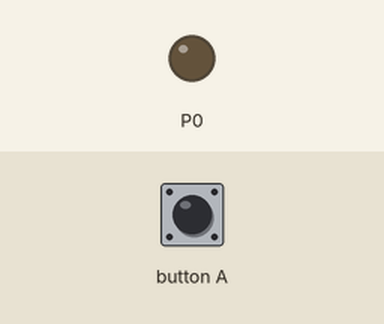
This program was run on a simulated BBC micro:bit (MakeCode). Shown: output pins drawn as LEDs (lit = HIGH). Inputs (shaded band) come from the test bench.

Above: at 1.2 s.
1.3 s: button A pressed for 0.15 s
At 2.6 s:
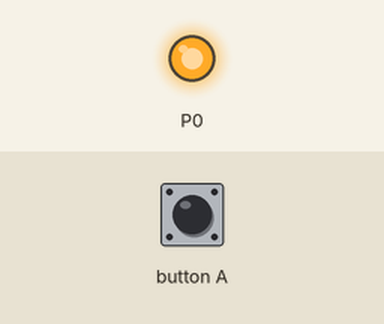
Timing chart, 0 to 4.3 s (numbered marks = the images above; inputs shaded):
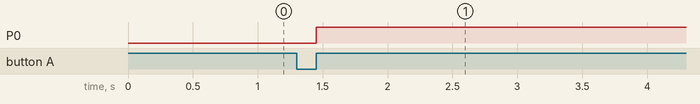

The program:

main.ts
```typescript
input.onButtonPressed(Button.A, function () {
    if (Interruttore == 0) {
        Interruttore = 1
    } else {
        Interruttore = 0
    }
    if (Interruttore == 1) {
        pins.digitalWritePin(DigitalPin.P0, 1)
    } else {
        pins.digitalWritePin(DigitalPin.P0, 0)
    }
})
let Interruttore = 0
Interruttore = 0
```

test.ts
```typescript
// i test vanno qui; questi non saranno compilati quando questo pacchetto viene usato come estensione.
```

Measured:
- after the input at 1.3 s, P0: LOW → HIGH after 0.15 s
